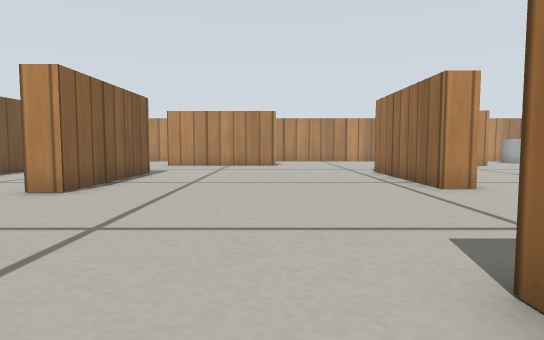
View 1 (above)

17 first-person views from a walk through a Gazebo world. The camera is 0.19 m above the floor, tilts 4° down and sees 75° across. The floor is counted in squares, 0.2 m on a side. Each view is taken from the middle of a square. On the plan, view 1 faces up. The plan holds only what a view shows up to about 13 squares ahead; the rest is blank. Simple patterns stand in for the simulator's built-in surfaces.

View 2
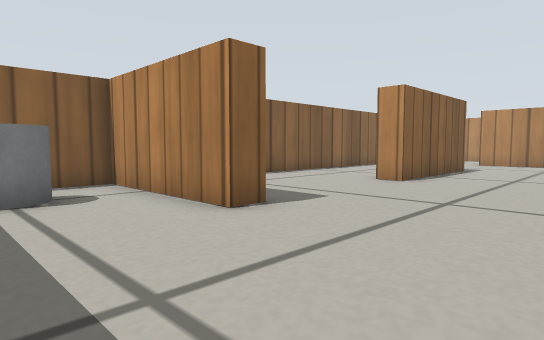

View 3
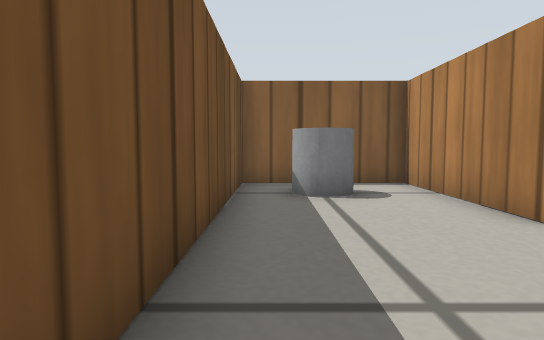

View 4
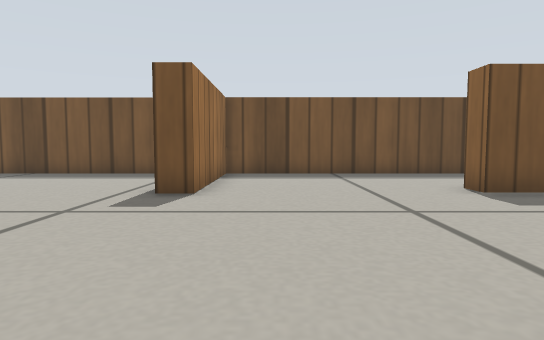

View 5
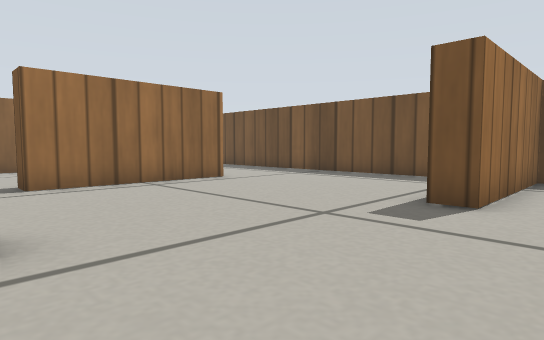

View 6
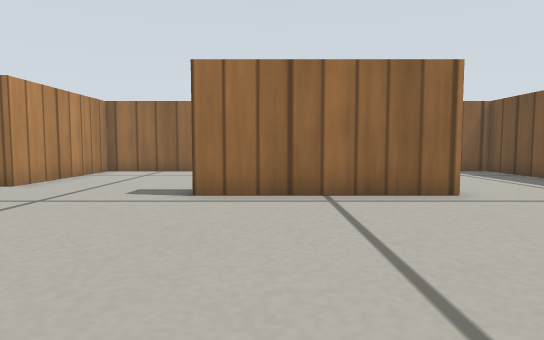

View 7
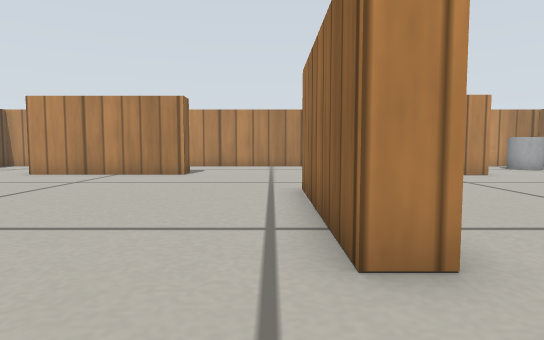

View 8
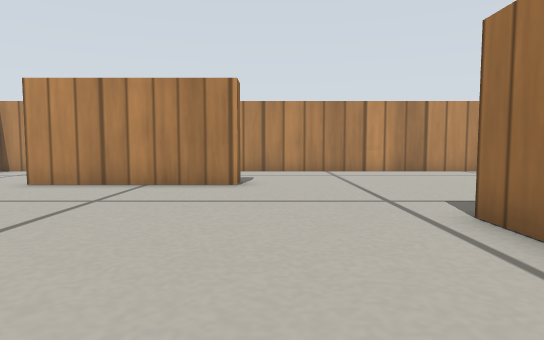

View 9
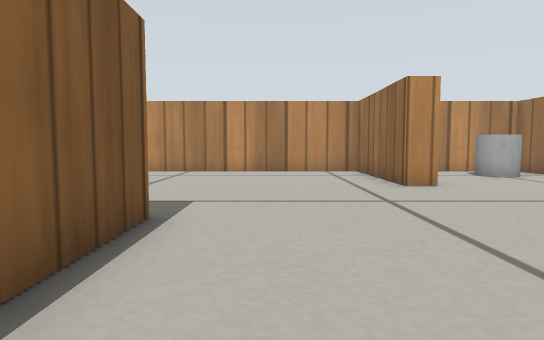

View 10
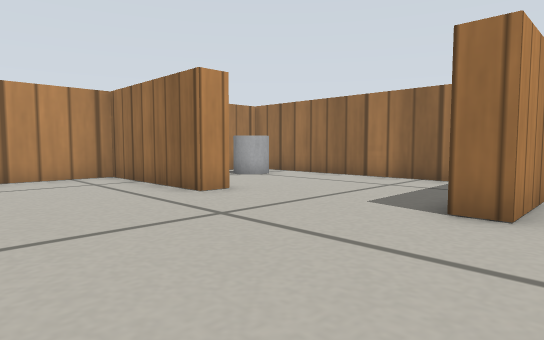

View 11
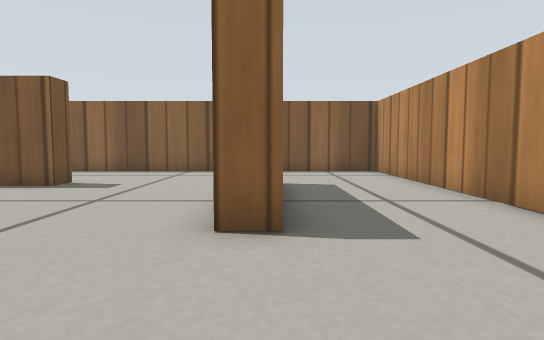

View 12
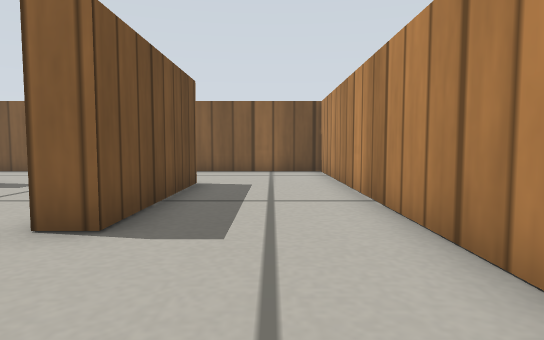

View 13
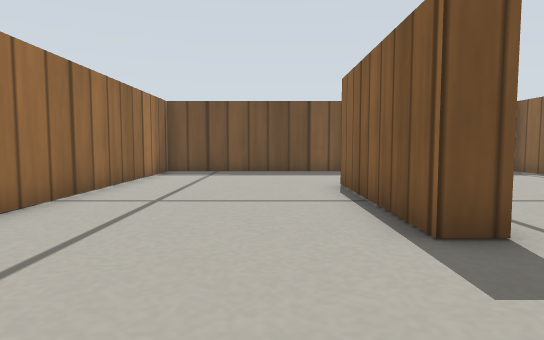

View 14
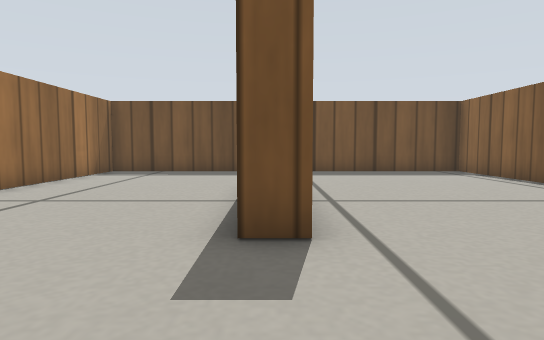

View 15
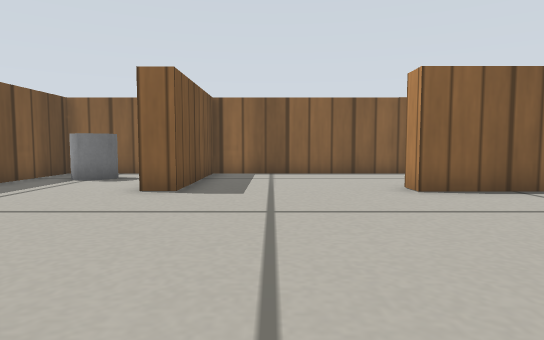

View 16
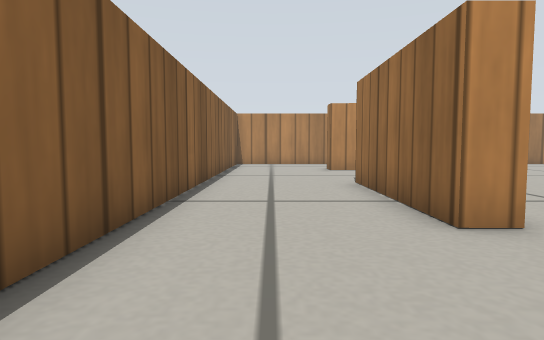

View 17
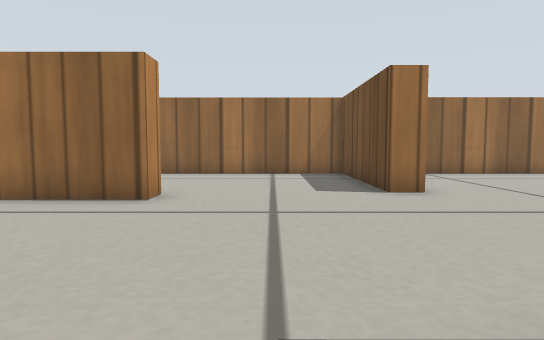

### Floor plan
Points are (right, up) in squares from view 1. A wall is a line through its corners. A room is listed if a view was taken in it or the views show most of it. See-through windows are left out.
Room 1 (views 1, 2, 3)
walls: (-4.1, 1.3) (-8.8, 1.3) (-8.8, -2.7) (1.5, -2.7) (1.5, 0.5)
ways out: opening at (-1.5, 1.5) to room 2
objects: grey cylinder (-7, -1)
Room 2 (views 4, 5, 6, 7, 8, 9, 10, 11, 12, 13, 14, 15, 16, 17)
walls: (4.5, 7.6) (3.6, 7.6) (3.7, 12.6); (4.4, 12.6) (4.4, 10); (-4.1, 12) (-4.1, 7) (-4.9, 7) (-4.9, 12) (-4.1, 12); (2.3, 1.3) (2.3, -2.7) (14.7, -2.8) (14.7, 10.9) (10.1, 10.9) (10.1, 11.7) (14.8, 11.7) (14.8, 20.7) (11.9, 20.7); (9.9, 16.1) (9.1, 16.1) (9.1, 20.7) (-8.7, 20.8) (-8.8, 2.2) (-4.1, 2.2) (-4.1, 1.3); (1.5, 0.5) (1.5, 2.2) (2.4, 2.2); (8.6, 1.4) (8.6, 6.5) (9.3, 6.5) (9.3, 1.4); (-4.9, 17.1) (0.2, 17.1) (0.2, 16.4) (-4.9, 16.4)
ways out: opening at (-1.5, 1.5) to room 1
objects: grey cylinder (13, 19)

Where each view was taken, in squares from view 1:
view 1: 0 up, 0 right, facing up
view 2: 2 down, 0 right, facing up-left
view 3: 2 down, 0 right, facing left
view 4: 9 up, 0 right, facing down
view 5: 8 up, 0 right, facing down-right
view 6: 5 up, 2 right, facing right
view 7: 5 up, 3 right, facing up
view 8: 8 up, 1 right, facing up
view 9: 8 up, 6 right, facing up
view 10: 10 up, 5 right, facing up-right
view 11: 17 up, 4 right, facing left
view 12: 19 up, 4 right, facing left
view 13: 10 up, 11 right, facing down
view 14: 10 up, 9 right, facing down
view 15: 4 up, 3 right, facing left
view 16: 3 up, 7 left, facing up
view 17: 14 up, 3 right, facing right
